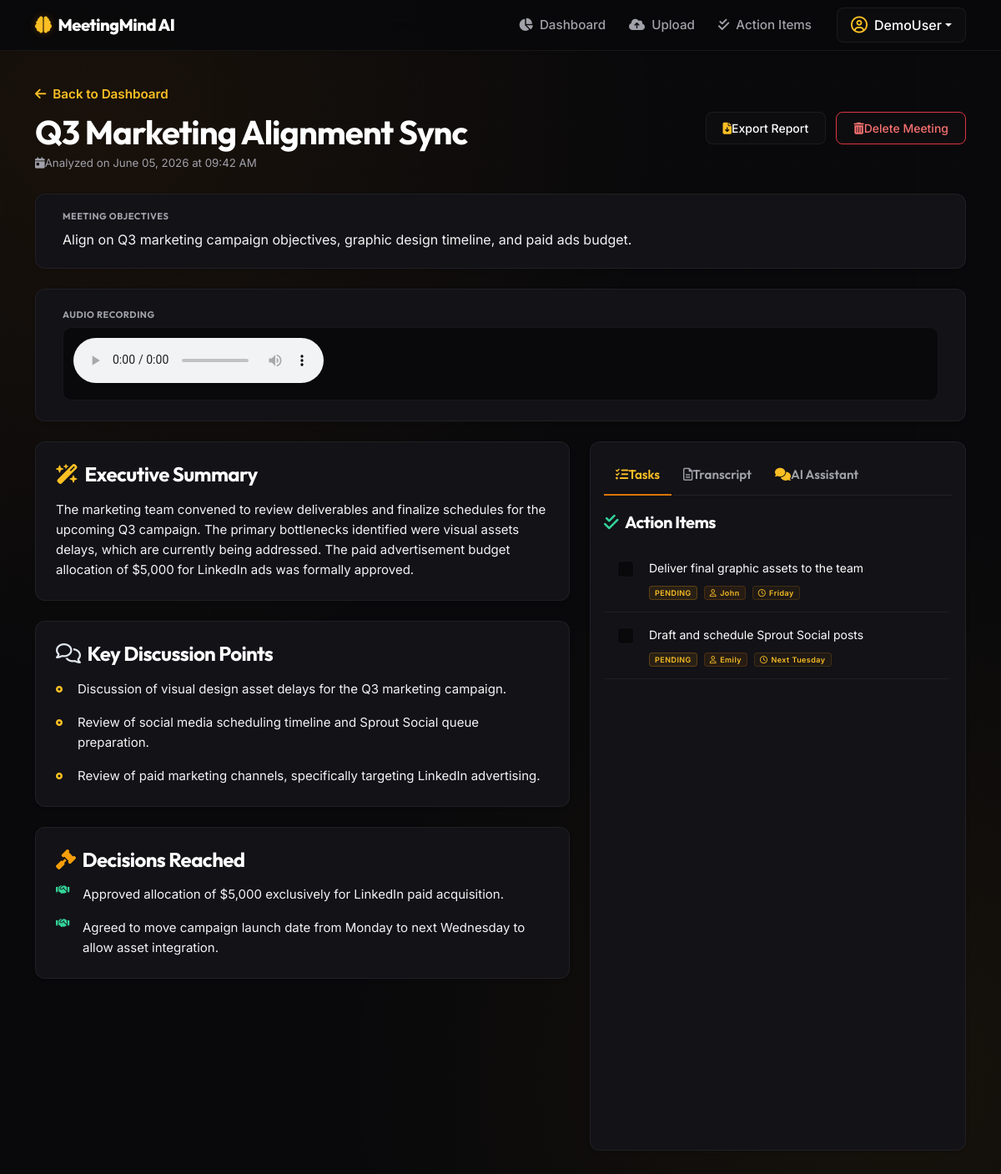
The app's page /meetings/1 (signed in) with its own data.
### app/models.py (models this page shows, shortened)
class User(db.Model, UserMixin):
    __tablename__ = "users"
    id = db.Column(db.Integer, primary_key=True)
    username = db.Column(db.String(150), unique=True, nullable=False, index=True)
    email = db.Column(db.String(150), unique=True, nullable=False, index=True)
    password_hash = db.Column(db.String(256), nullable=False)
    created_at = db.Column(db.DateTime, default=datetime.utcnow)
    meetings = db.relationship("Meeting", backref="author", lazy=True, cascade="all, delete-orphan")
    action_items = db.relationship("ActionItem", backref="user", lazy=True, cascade="all, delete-orphan")

class Meeting(db.Model):
    __tablename__ = "meetings"
    id = db.Column(db.Integer, primary_key=True)
    title = db.Column(db.String(200), nullable=False)
    description = db.Column(db.Text, nullable=True)
    filename = db.Column(db.String(300), nullable=False)
    file_path = db.Column(db.String(500), nullable=False)
    transcript = db.Column(db.Text, nullable=True)
    summary = db.Column(db.Text, nullable=True)
    key_points = db.Column(db.Text, nullable=True)
    decisions = db.Column(db.Text, nullable=True)
    created_at = db.Column(db.DateTime, default=datetime.utcnow)
    user_id = db.Column(db.Integer, db.ForeignKey("users.id", ondelete="CASCADE"), nullable=False)
    action_items = db.relationship("ActionItem", backref="meeting", lazy=True, cascade="all, delete-orphan")
    def get_key_points_list(self):
        if not self.key_points:
            return []
        return [p.strip() for p in self.key_points.split("\n") if p.strip()]
    def get_decisions_list(self):
        if not self.decisions:
            return []
        return [d.strip() for d in self.decisions.split("\n") if d.strip()]

class ActionItem(db.Model):
    __tablename__ = "action_items"
    id = db.Column(db.Integer, primary_key=True)
    content = db.Column(db.Text, nullable=False)
    is_completed = db.Column(db.Boolean, default=False, nullable=False)
    created_at = db.Column(db.DateTime, default=datetime.utcnow)
    completed_at = db.Column(db.DateTime, nullable=True)
    meeting_id = db.Column(db.Integer, db.ForeignKey("meetings.id", ondelete="CASCADE"), nullable=False)
    user_id = db.Column(db.Integer, db.ForeignKey("users.id", ondelete="CASCADE"), nullable=False)
    assignee = db.Column(db.String(100), nullable=True)
    due_date = db.Column(db.String(100), nullable=True)

### app/routes/meetings.py (the view)
@meetings_bp.route("/<int:meeting_id>", methods=["GET"])
@login_required
def detail(meeting_id):
    meeting = Meeting.query.get_or_404(meeting_id)
    if meeting.user_id != current_user.id:
        abort(403)
    return render_template("meetings/detail.html", meeting=meeting)

### app/templates/meetings/detail.html (shortened to what this page needs)
{% extends "base.html" %}
{% block content %}
<div class="row align-items-center mb-4">
    <div class="col-8">
        <a href="{{ url_for('main.dashboard') }}" class="text-info text-decoration-none fw-semibold">
            <i class="fa-solid fa-arrow-left me-2"></i>Back to Dashboard
        </a>
        <h1 class="text-white mt-2 mb-0 display-font">{{ meeting.title }}</h1>
        <small class="text-muted">
            <i class="fa-solid fa-calendar-day me-1.5"></i>Analyzed on {{ meeting.created_at.strftime('%B %d, %Y at %I:%M %p') }}
        </small>
    </div>
    <div class="col-4 text-end">
        <a href="{{ url_for('meetings.export', meeting_id=meeting.id) }}" class="btn btn-glass-outline btn-sm me-2">
            <i class="fa-solid fa-file-arrow-down text-info me-1.5"></i>Export Report
        </a>
        <button class="btn btn-glass-outline btn-sm border-danger text-danger hover-bg-danger" data-bs-toggle="modal" data-bs-target="#deleteMeetingModal">
            <i class="fa-solid fa-trash-can me-1.5"></i>Delete Meeting
        </button>
    </div>
</div>
{% if meeting.description %}
<div class="row mb-4">
    <div class="col-12">
        <div class="card glass-card p-3 shadow-sm">
            <div class="card-body py-1">
                <h6 class="text-muted uppercase-font" style="font-size: 11px; text-transform: uppercase; letter-spacing: 0.5px;">Meeting Objectives</h6>
                <p class="text-light mb-0 fs-6">{{ meeting.description }}</p>
            </div>
        </div>
    </div>
</div>
{% endif %}
<div class="row g-4 mb-4">
    <div class="col-12">
        <div class="card glass-card p-3 shadow-sm">
            <div class="card-body py-2">
                {% set filename_lower = meeting.filename.lower() %}
                {% if filename_lower.endswith(('.mp3', '.wav', '.m4a')) %}
                    <h6 class="text-muted mb-2" style="font-size: 11px; text-transform: uppercase; letter-spacing: 0.5px;">Audio Recording</h6>
                    <div class="audio-player-wrapper">
                        <audio controls preload="metadata">
                            <source src="{{ url_for('meetings.serve_audio', filename=meeting.filename) }}" type="audio/mpeg">
                        </audio>
                    </div>
                {% endif %}
            </div>
        </div>
    </div>
</div>
<div class="row g-4">
    <div class="col-lg-7">
        <div class="card glass-card p-4 shadow-sm mb-4">
            <h4 class="text-white mb-3 d-flex align-items-center">
                <i class="fa-solid fa-wand-magic-sparkles text-info me-2"></i>Executive Summary
            </h4>
            <div class="text-light" style="line-height: 1.6; font-size: 15px;">
                {{ meeting.summary | replace('\n', '<br>') | safe }}
            </div>
        </div>
        <div class="card glass-card p-4 shadow-sm mb-4">
            <h4 class="text-white mb-3 d-flex align-items-center">
                <i class="fa-regular fa-comments text-primary me-2"></i>Key Discussion Points
            </h4>
            {% if meeting.get_key_points_list() %}
                <div class="d-flex flex-column gap-3 mb-0">
                    {% for point in meeting.get_key_points_list() %}
                        <div class="d-flex align-items-start text-light" style="font-size: 15px; line-height: 1.6;">
                            <i class="fa-solid fa-circle-dot text-info me-3 mt-2" style="font-size: 8px; min-width: 10px;"></i>
                            <span>{{ point }}</span>
                        </div>
                    {% endfor %}
                </div>
            {% else %}
                <p class="text-muted mb-0">No discussion points were extracted from this meeting.</p>
            {% endif %}
        </div>
        <div class="card glass-card p-4 shadow-sm">
            <h4 class="text-white mb-3 d-flex align-items-center">
                <i class="fa-solid fa-gavel text-violet me-2"></i>Decisions Reached
            </h4>
            {% if meeting.get_decisions_list() %}
                <div class="d-flex flex-column gap-3 mb-0">
                    {% for decision in meeting.get_decisions_list() %}
                        <div class="d-flex align-items-start text-light" style="font-size: 15px; line-height: 1.6;">
                            <i class="fa-solid fa-handshake text-success me-3 mt-1.5" style="font-size: 13px; min-width: 16px;"></i>
                            <span>{{ decision }}</span>
                        </div>
                    {% endfor %}
                </div>
            {% else %}
                <p class="text-muted mb-0">No specific decisions were flagged in this meeting.</p>
            {% endif %}
        </div>
    </div>
    <div class="col-lg-5">
        <div class="card glass-card shadow-sm d-flex flex-column h-100" style="min-height: 580px;">
            <div class="card-header bg-transparent border-0 p-3 pb-0">
                <ul class="nav nav-tabs nav-tabs-glass" id="assistantTabs" role="tablist">
                    <li class="nav-item" role="presentation">
                        <button class="nav-link active" id="tasks-tab" data-bs-toggle="tab" data-bs-target="#tasks-pane" type="button" role="tab" aria-controls="tasks-pane" aria-selected="true">
                            <i class="fa-solid fa-list-check me-1.5"></i>Tasks
                        </button>
                    </li>
                    <li class="nav-item" role="presentation">
                        <button class="nav-link" id="transcript-tab" data-bs-toggle="tab" data-bs-target="#transcript-pane" type="button" role="tab" aria-controls="transcript-pane" aria-selected="false">
                            <i class="fa-regular fa-file-lines me-1.5"></i>Transcript
                        </button>
                    </li>
                    <li class="nav-item" role="presentation">
                        <button class="nav-link" id="chat-tab" data-bs-toggle="tab" data-bs-target="#chat-pane" type="button" role="tab" aria-controls="chat-pane" aria-selected="false">
                            <i class="fa-solid fa-comments text-info me-1.5"></i>AI Assistant
                        </button>
                    </li>
                </ul>
            </div>
            <div class="card-body tab-content flex-grow-1 p-3 d-flex flex-column overflow-hidden">
                <div class="tab-pane fade show active flex-grow-1 overflow-auto pe-1" id="tasks-pane" role="tabpanel" aria-labelledby="tasks-tab">
                    <h5 class="text-white mb-3 mt-1 d-flex align-items-center">
                        <i class="fa-solid fa-check-double text-success me-2"></i>Action Items
                    </h5>
                    {% if meeting.action_items %}
                        <ul class="list-group list-group-flush mt-2">
                            {% for task in meeting.action_items %}
                                <li class="list-group-item list-group-item-glass px-0 py-3">
                                    <div class="d-flex align-items-start">
                                        <label class="action-checkbox-container mt-1">
                                            <span class="checkmark"></span>
                                        </label>
                                        <div class="ms-1 flex-grow-1">
                                            <span class="action-text text-white" style="font-size: 14px;">{{ task.content }}</span>
                                            <div class="mt-2 d-flex flex-wrap gap-2 align-items-center">
                                                <span id="badge-task-{{ task.id }}" class="badge badge-MM {% if task.is_completed %}badge-MM-success{% else %}badge-MM-warning{% endif %}" style="font-size: 9px; padding: 3px 6px;">
                                                    {% if task.is_completed %}Completed{% else %}Pending{% endif %}
                                                </span>
                                                {% if task.assignee and task.assignee != 'Unassigned' %}
                                                    <span class="badge badge-MM badge-MM-primary" style="font-size: 9px; padding: 3px 6px; text-transform: none;">
                                                        <i class="fa-regular fa-user me-1"></i>{{ task.assignee }}
                                                    </span>
                                                {% endif %}
                                                {% if task.due_date and task.due_date != 'Unassigned' %}
                                                    <span class="badge badge-MM badge-MM-warning" style="font-size: 9px; padding: 3px 6px; text-transform: none; background: rgba(245, 158, 11, 0.06); color: #fbbf24; border: 1px solid rgba(245, 158, 11, 0.15);">
                                                        <i class="fa-regular fa-clock me-1"></i>{{ task.due_date }}
                                                    </span>
                                                {% endif %}
                                            </div>
                                        </div>
                                    </div>
                                </li>
                            {% endfor %}
                        </ul>
                    {% else %}
                        <p class="text-muted mb-0">No action items were identified in this meeting.</p>
                    {% endif %}
                </div>
            </div>
        </div>
    </div>
</div>
{% endblock %}

### app/templates/base.html (shortened to what this page needs)
<!DOCTYPE html>
<html lang="en">
<head>
    <link href="https://cdn.jsdelivr.net/npm/bootstrap@5.3.0/dist/css/bootstrap.min.css" rel="stylesheet">
    <link href="https://cdnjs.cloudflare.com/ajax/libs/font-awesome/6.4.0/css/all.min.css" rel="stylesheet">
    <link href="{{ url_for('static', filename='css/style.css') }}" rel="stylesheet">
</head>
<body>
    <nav class="navbar navbar-expand-lg navbar-dark navbar-glass fixed-top mb-5 shadow-sm">
        <div class="container">
            <a class="navbar-brand d-flex align-items-center" href="{{ url_for('main.dashboard') }}">
                <i class="fa-solid fa-brain me-2 text-info"></i>
                <span>MeetingMind <span class="text-white">AI</span></span>
            </a>
            <div class="collapse navbar-collapse" id="navbarNav">
                <ul class="navbar-nav ms-auto align-items-center">
                    {% if current_user.is_authenticated %}
                        <li class="nav-item">
                            <a class="nav-link {% if request.endpoint == 'main.dashboard' %}active{% endif %}" href="{{ url_for('main.dashboard') }}">
                                <i class="fa-solid fa-chart-pie me-1"></i> Dashboard
                            </a>
                        </li>
                        <li class="nav-item">
                            <a class="nav-link {% if request.endpoint == 'meetings.upload' %}active{% endif %}" href="{{ url_for('meetings.upload') }}">
                                <i class="fa-solid fa-cloud-arrow-up me-1"></i> Upload
                            </a>
                        </li>
                        <li class="nav-item">
                            <a class="nav-link {% if request.endpoint == 'tasks.list_tasks' %}active{% endif %}" href="{{ url_for('tasks.list_tasks') }}">
                                <i class="fa-solid fa-check-double me-1"></i> Action Items
                            </a>
                        </li>
                        <li class="nav-item ms-lg-3 mt-2 mt-lg-0">
                            <div class="dropdown">
                                <button class="btn btn-glass-outline dropdown-toggle py-1.5 px-3 d-flex align-items-center" type="button" id="userMenuButton" data-bs-toggle="dropdown" aria-expanded="false">
                                    <i class="fa-regular fa-circle-user me-2 text-info fs-5"></i>
                                    <span>{{ current_user.username }}</span>
                                </button>
                            </div>
                        </li>
                    {% endif %}
                </ul>
            </div>
        </div>
    </nav>
    <div class="container" style="margin-top: 100px; padding-bottom: 50px;">
        {% block content %}{% endblock %}
</body>
</html>

### records on screen
User: username "DemoUser"
Meeting: title "Q3 Marketing Alignment Sync", created_at "June 05, 2026 at 09:42 AM", description "Align on Q3 marketing campaign objectives, graphic design timeline, and paid ads budget.", summary "The marketing team convened to review deliverables and finalize schedules for the upcoming Q3 campaign. The primary bottlenecks identified were visual assets delays, which are currently being addressed. The paid advertisement budget allocation of $5,000 for LinkedIn ads was formally approved."
ActionItem: content "Deliver final graphic assets to the team", is_completed "PENDING", assignee "John", due_date "Friday"
ActionItem: content "Draft and schedule Sprout Social posts", is_completed "PENDING", assignee "Emily", due_date "Next Tuesday"

### other values on screen
{{ point }} "Discussion of visual design asset delays for the Q3 marketing campaign." "Review of social media scheduling timeline and Sprout Social queue preparation." "Review of paid marketing channels, specifically targeting LinkedIn advertising."
{{ decision }} "Approved allocation of $5,000 exclusively for LinkedIn paid acquisition." "Agreed to move campaign launch date from Monday to next Wednesday to allow asset integration."
